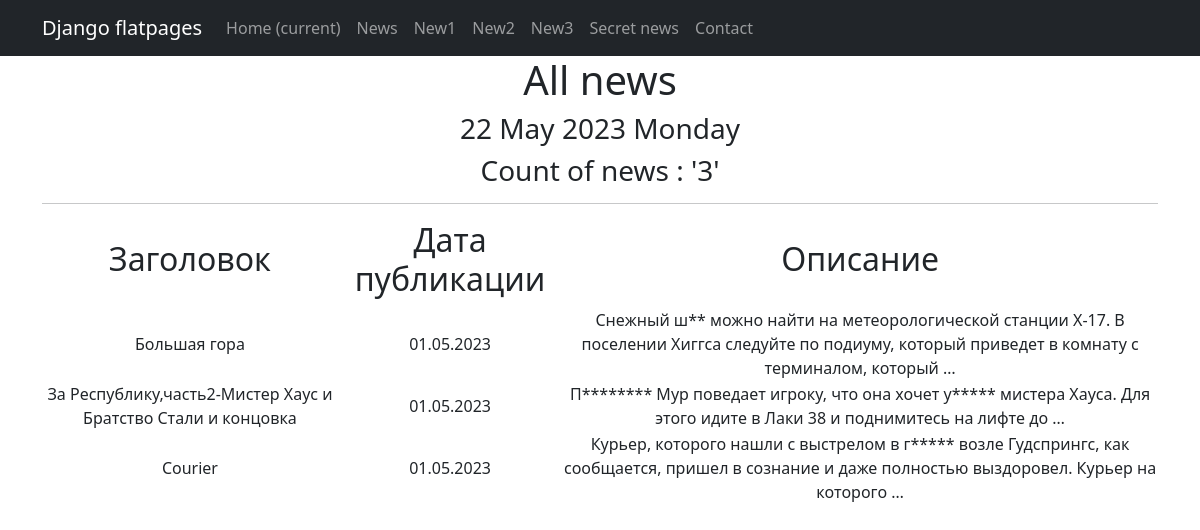
Page /news/ on the committed database.
### news_portal/models.py (models this page shows, shortened)
class Post(models.Model):
    author = models.ForeignKey(Author, on_delete=models.CASCADE)
    choise = models.CharField(max_length=2, choices=POSTS, default=article)
    date_time = models.DateTimeField(auto_now_add=True)
    category = models.ManyToManyField(Category, through='PostCategory')
    title = models.CharField(max_length=60)
    text = models.TextField()
    rating = models.IntegerField(default=0)

### news_portal/views.py (the view)
# urls.py: path('', PostsList.as_view()),
class PostsList(ListView):
    model = Post
    ordering = '-date_time'
    template_name = 'news.html'
    context_object_name = 'news'
    def get_context_data(self, **kwargs):
        context = super().get_context_data(**kwargs)
        context['time_now'] = datetime.utcnow()
        context['next_post'] = None
        context['length'] = f"Count of news : '{Post.objects.count()}'"
        return context

### news_portal/templatetags/custom_tags.py (called while the page is built)
@register.simple_tag()
def current_time(format_string='%b %d %Y'):
    return datetime.utcnow().strftime(format_string)

### templates/news.html (shortened to what this page needs)
{% extends 'flatpages/default.html' %}
{% load custom_filters %}
{% load custom_tags %}
{% block content %}
    <h1> All news</h1>
    <h3>{% current_time '%d %b %Y %A' %}</h3>
    <h3> {{length}}</h3>
           <hr>
        {% if news %}
            <table>
                <tr>
                    <td><h2>Заголовок</h2></td>
                    <td><h2>Дата публикации</h2></td>
                    <td><h2>Описание</h2></td>
                </tr>
                {% for post in news %}
                    <tr>
                        <td>{{post.title}}</td>
                        <td>{{post.date_time|date:'d.m.Y'}}</td>
                        <td>{{post.text|truncatewords:21|censor}}</td>
                    </tr>
                {% endfor %}
            </table>
        {% else %}
            <h2>News is out.</h2>
        {% endif %}
{% endblock content %}

### rows in the picture
Post: title "Большая гора", date_time "01.05.2023", text|censor "Снежный ш** можно найти на метеорологической станции X-17. В поселении Хиггса следуйте по подиуму, который приведет в комнату с терминалом, который …"
Post: title "За Республику,часть2-Мистер Хаус и Братство Стали и концовка", date_time "01.05.2023", text|censor "П******** Мур поведает игроку, что она хочет у***** мистера Хауса. Для этого идите в Лаки 38 и поднимитесь на лифте до …"
Post: title "Courier", date_time "01.05.2023", text|censor "Курьер, которого нашли с выстрелом в г***** возле Гудспрингс, как сообщается, пришел в сознание и даже полностью выздоровел. Курьер на которого …"

### other values in the picture
{{ length }} "Count of news : '3'"
